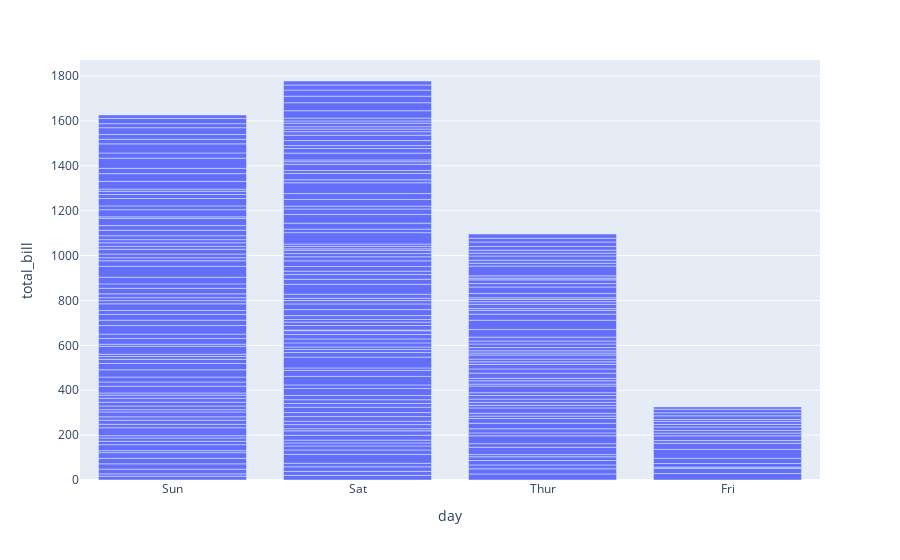

Notebook code for this chart:
### Markdown cell above
### 2. Bar Chart

A bar chart is a pictorial representation of data that presents categorical data with rectangular bars with heights or lengths proportional to the values that they represent. These data sets contain the numerical values of variables that represent the length or height. It can be created using the px.bar() method.

plotly.express.bar(data_frame=None, x=None, y=None, color=None, title=None)

### Code cell
import plotly.express as px

df = px.data.tips()

fig = px.bar(df, x='day', y="total_bill")

fig.show()

### Figure 1 — Plotly figure (JSON) as saved in the notebook; plotly's stock layout.template omitted (floating-point values rounded to 4 significant figures; data arrays with more than 128 entries replaced by an {"elided": "..."} marker saying what was removed)
{"data": [{"alignmentgroup": "True", "hovertemplate": "day=%{x}<br>total_bill=%{y}<extra></extra>", "legendgroup": "", "marker": {"color": "#636efa", "pattern": {"shape": ""}}, "name": "", "offsetgroup": "", "orientation": "v", "showlegend": false, "textposition": "auto", "type": "bar", "x": {"elided": "244 str values"}, "xaxis": "x", "y": {"elided": "244 float values"}, "yaxis": "y"}], "layout": {"barmode": "relative", "legend": {"tracegroupgap": 0}, "margin": {"t": 60}, "xaxis": {"anchor": "y", "domain": [0, 1], "title": {"text": "day"}}, "yaxis": {"anchor": "x", "domain": [0, 1], "title": {"text": "total_bill"}}}}
